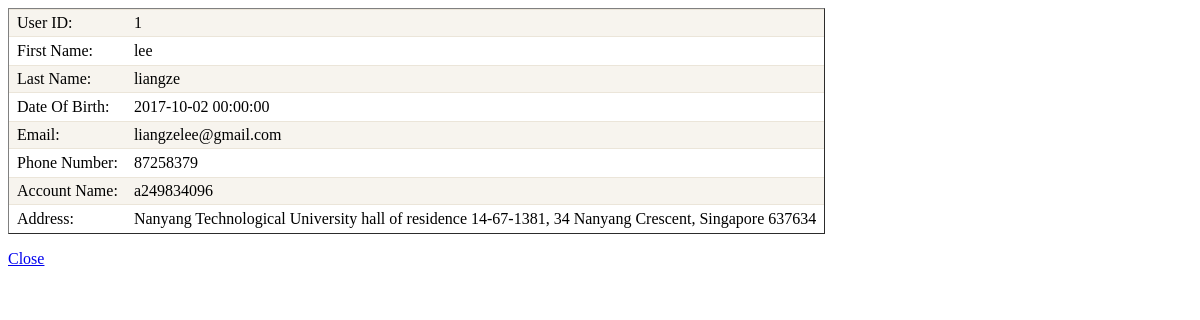
Screenshot of /admin/userInfo.php?userid=1 with the database file from the repository.
### tables this page shows
CREATE TABLE `user` (
  `user_id` int(11) NOT NULL AUTO_INCREMENT,
  `user_name` varchar(100) DEFAULT NULL,
  `nric` varchar(100) DEFAULT NULL,
  `firstname` varchar(40) DEFAULT NULL,
  `lastname` varchar(40) DEFAULT NULL,
  `dateofbirth` datetime DEFAULT NULL,
  `role` varchar(100) DEFAULT NULL,
  `email` varchar(100) DEFAULT NULL,
  `password` varchar(100) DEFAULT NULL,
  `phone_number` int(100) DEFAULT NULL,
  `address` varchar(200) DEFAULT NULL,
  `user_img` varchar(100) DEFAULT NULL,
  `state` varchar(255) DEFAULT NULL,
  `create_at` timestamp NULL DEFAULT NULL,
  PRIMARY KEY (`user_id`)
);

### admin/userInfo.php (the view, shortened to what this page needs)
<?php
include 'dbFunctions.php';
$user_id=$_GET['userid'];
$getUser = "SELECT * FROM user WHERE user_id LIKE '$user_id' ";
$resultUser= mysqli_query($link, $getUser) or die(mysqli_error($link));
?>
<html>
    <head>
        <link href="../css/table.css" rel="stylesheet" type="text/css" media="screen" />
    </head>
    <body>
        <table border="1">
         <?php
                            while($userinfo=mysqli_fetch_array($resultUser)){
                                $first_name = $userinfo['firstname'];
                                $last_name = $userinfo['lastname'];
                                $email = $userinfo['email'];
                                $address = $userinfo['address'];
                                $dob = $userinfo['dateofbirth'];
                                $pn = $userinfo['phone_number'];
                                $account_name = $userinfo['user_name'];
                                ?>
            <tbody>
        <tr class="odd">
            <td>User ID:</td>
            <td><?php echo $user_id;?></td>
        </tr>
            <tr>
            <td>First Name:</td>
            <td><?php echo $first_name;?></td>
        </tr>
            <tr class="odd">
            <td>Last Name:</td>
            <td><?php echo $last_name;?></td>
        </tr>
        <tr>
            <td>Date Of Birth:</td>
            <td><?php echo $dob;?></td>
        </tr>
            <tr class="odd">
            <td>Email:</td>
            <td><?php echo $email;?></td>
        </tr>
        <tr>
            <td>Phone Number:</td>
            <td><?php echo $pn;?></td>
        </tr>
        <tr class="odd">
            <td>Account Name:</td>
            <td><?php echo $account_name;?></td>
        </tr>
        <tr>
            <td>Address:</td>
            <td><?php echo $address;?></td>
        </tr>
                <?php }?>
            </tbody>
    </table>
        <a href="javascript:window.close();">Close</a>
        </body>
</html>

### css/table.css (style rules this page uses)
table { font:normal 76%/150%; border-collapse:separate; border-spacing:0; margin:0 0 1em; color:#000; }
tbody th, td { font-size:1em; padding:0.25em 0.5em; text-align:left; vertical-align:top; }
tbody td, tbody th { border:1px solid #fff; border-width:1px 0; }
tbody tr.odd th, tbody tr.odd td { border-color:#EBE5D9; background:#F7F4EE; }

### rows the page displays
user: firstname "lee", lastname "liangze", dateofbirth "2017-10-02 00:00:00", email "liangzelee@gmail.com", phone_number "87258379", user_name "a249834096", address "Nanyang Technological University hall of residence 14-67-1381, 34 Nanyang Crescent, Singapore 637634"
